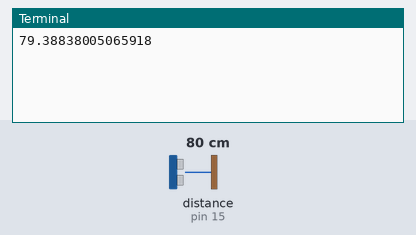
Bench run of a program on a simulated Raspberry Pi (header pin numbers). Shown: the last lines printed to the terminal. The test bench sets the inputs (shaded band); at power-on: distance to the obstacle (sensor on pin 15) 80 cm. The echo pulse lasts 58.3 µs per cm; the clock reads 2024-03-15 10:24:30 at power-on unless the program sets it.

Above: at 1.2 s.
1.3 s: distance to the obstacle (sensor on pin 15) set to 2 cm
At 3.0 s:
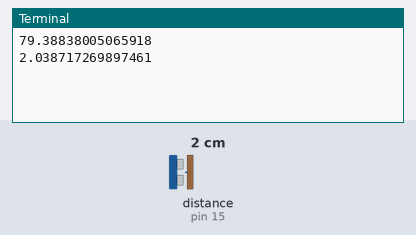
4.4 s: distance to the obstacle (sensor on pin 15) set to 4 cm
At 5.3 s:
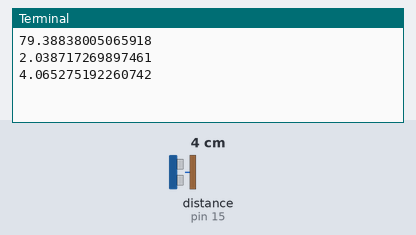
Timing chart, 0 to 7.4 s (numbered marks = the images above; inputs shaded):
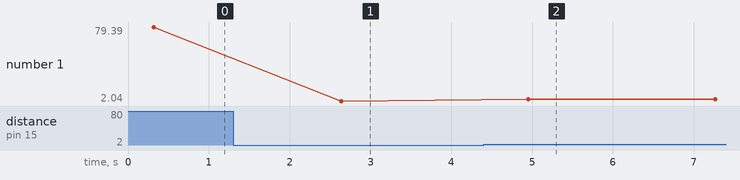

Measured:
- after the input at 1.3 s, the terminal: prints a new line after 1.3 s (image 1)
- after the input at 4.4 s, the terminal: prints a new line after 0.55 s (image 2)
- plotted number 1: 79.39 → 2.04 after the input at 1.3 s, 2.04 → 4.07 after the input at 4.4 s

The program:

dis.py
```python
# coding = utf-8
import time
import RPi.GPIO as GPIO

"""这个demo用于距离的测定"""

GPIO.setwarnings(False)
trig = 13
echo = 15
GPIO.setmode(GPIO.BOARD)
GPIO.setup(trig,GPIO.OUT)
GPIO.setup(echo,GPIO.IN)

# 返回距离
def dis_d():
    time.sleep(0.3)
    GPIO.output(trig,GPIO.HIGH)
    time.sleep(0.015)
    GPIO.output(trig,GPIO.LOW)
    start = 0
    end = 0
    usage = 0
    while not GPIO.input(echo):
        start = time.time()
    while GPIO.input(echo):
        end = time.time()
    usage = end - start

    return usage*17000

def main():
    try:
        while True:
            print(dis_d())
            time.sleep(2)
    except KeyboardInterrupt:
        GPIO.cleanup()

if __name__ == '__main__':
    main()
```
